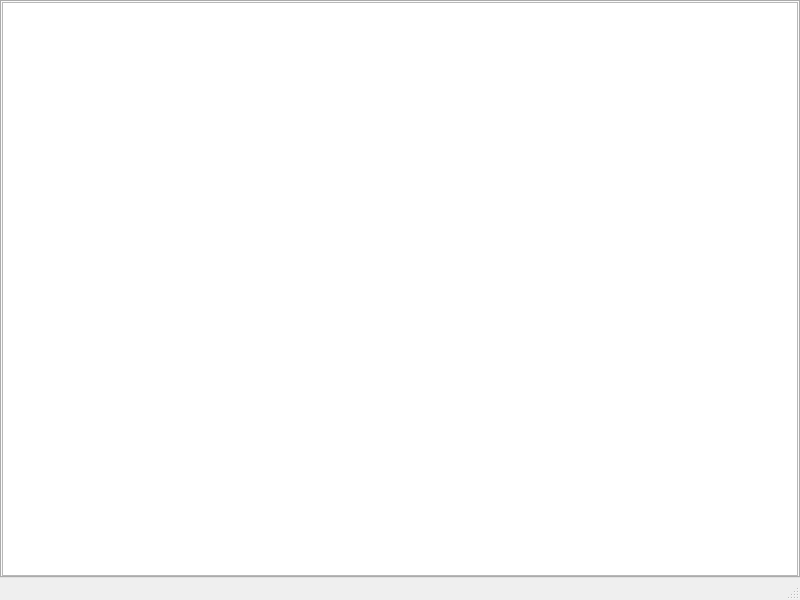
<?xml version="1.0" encoding="UTF-8"?>
<ui version="4.0">
 <class>MainWindow</class>
 <widget class="QMainWindow" name="MainWindow">
  <property name="geometry">
   <rect>
    <x>0</x>
    <y>0</y>
    <width>800</width>
    <height>600</height>
   </rect>
  </property>
  <property name="windowTitle">
   <string>Accountant</string>
  </property>
  <widget class="QWidget" name="centralwidget">
   <layout class="QHBoxLayout" name="horizontalLayout">
    <property name="leftMargin">
     <number>0</number>
    </property>
    <property name="topMargin">
     <number>0</number>
    </property>
    <property name="rightMargin">
     <number>0</number>
    </property>
    <property name="bottomMargin">
     <number>0</number>
    </property>
    <item>
     <widget class="QTabWidget" name="tabs">
      <property name="currentIndex">
       <number>0</number>
      </property>
      <property name="tabsClosable">
       <bool>true</bool>
      </property>
      <property name="tabBarAutoHide">
       <bool>true</bool>
      </property>
      <widget class="QWidget" name="accounts_tab">
       <attribute name="title">
        <string>Accounts</string>
       </attribute>
       <layout class="QHBoxLayout" name="horizontalLayout_2">
        <property name="leftMargin">
         <number>0</number>
        </property>
        <property name="topMargin">
         <number>0</number>
        </property>
        <property name="rightMargin">
         <number>0</number>
        </property>
        <property name="bottomMargin">
         <number>0</number>
        </property>
        <item>
         <widget class="QTreeView" name="account_view">
          <property name="editTriggers">
           <set>QAbstractItemView::EditTrigger::NoEditTriggers</set>
          </property>
          <attribute name="headerVisible">
           <bool>false</bool>
          </attribute>
         </widget>
        </item>
       </layout>
      </widget>
     </widget>
    </item>
   </layout>
  </widget>
  <widget class="QMenuBar" name="menubar">
   <property name="geometry">
    <rect>
     <x>0</x>
     <y>0</y>
     <width>800</width>
     <height>24</height>
    </rect>
   </property>
  </widget>
  <widget class="QStatusBar" name="statusbar"/>
 </widget>
 <resources/>
 <connections/>
</ui>
